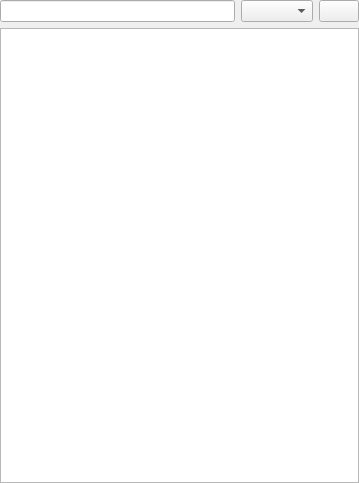
<?xml version="1.0" encoding="UTF-8"?>
<ui version="4.0">
 <class>RprjExplorerWidget</class>
 <widget class="QWidget" name="RprjExplorerWidget">
  <property name="geometry">
   <rect>
    <x>0</x>
    <y>0</y>
    <width>359</width>
    <height>483</height>
   </rect>
  </property>
  <property name="windowTitle">
   <string>Explorer</string>
  </property>
  <property name="windowIcon">
   <iconset resource="apps.qrc">
    <normaloff>:/rPrj/icons/rprj.png</normaloff>:/rPrj/icons/rprj.png</iconset>
  </property>
  <layout class="QVBoxLayout" name="verticalLayout">
   <property name="margin">
    <number>0</number>
   </property>
   <item>
    <widget class="QWidget" name="widget" native="true">
     <property name="sizePolicy">
      <sizepolicy hsizetype="Expanding" vsizetype="Preferred">
       <horstretch>1</horstretch>
       <verstretch>0</verstretch>
      </sizepolicy>
     </property>
     <layout class="QHBoxLayout" name="horizontalLayout" stretch="1,0,0">
      <property name="margin">
       <number>0</number>
      </property>
      <item>
       <widget class="QLineEdit" name="searchFolder">
        <property name="sizePolicy">
         <sizepolicy hsizetype="Expanding" vsizetype="Fixed">
          <horstretch>1</horstretch>
          <verstretch>0</verstretch>
         </sizepolicy>
        </property>
        <property name="toolTip">
         <string>Search items</string>
        </property>
       </widget>
      </item>
      <item>
       <widget class="QComboBox" name="comboForms">
        <property name="sizeAdjustPolicy">
         <enum>QComboBox::AdjustToContents</enum>
        </property>
       </widget>
      </item>
      <item>
       <widget class="QPushButton" name="searchButton">
        <property name="toolTip">
         <string>Search</string>
        </property>
        <property name="text">
         <string/>
        </property>
        <property name="icon">
         <iconset resource="apps.qrc">
          <normaloff>:/rPrj/icons/Zoom16.gif</normaloff>:/rPrj/icons/Zoom16.gif</iconset>
        </property>
        <property name="shortcut">
         <string>Ctrl+F</string>
        </property>
       </widget>
      </item>
     </layout>
    </widget>
   </item>
   <item>
    <widget class="QTreeView" name="treeView">
     <property name="editTriggers">
      <set>QAbstractItemView::NoEditTriggers</set>
     </property>
     <property name="dragEnabled">
      <bool>true</bool>
     </property>
     <property name="dragDropMode">
      <enum>QAbstractItemView::DragDrop</enum>
     </property>
     <property name="defaultDropAction">
      <enum>Qt::MoveAction</enum>
     </property>
     <property name="sortingEnabled">
      <bool>true</bool>
     </property>
     <property name="animated">
      <bool>true</bool>
     </property>
    </widget>
   </item>
  </layout>
 </widget>
 <resources>
  <include location="apps.qrc"/>
 </resources>
 <connections/>
 <slots>
  <signal>updatedTree()</signal>
 </slots>
</ui>
